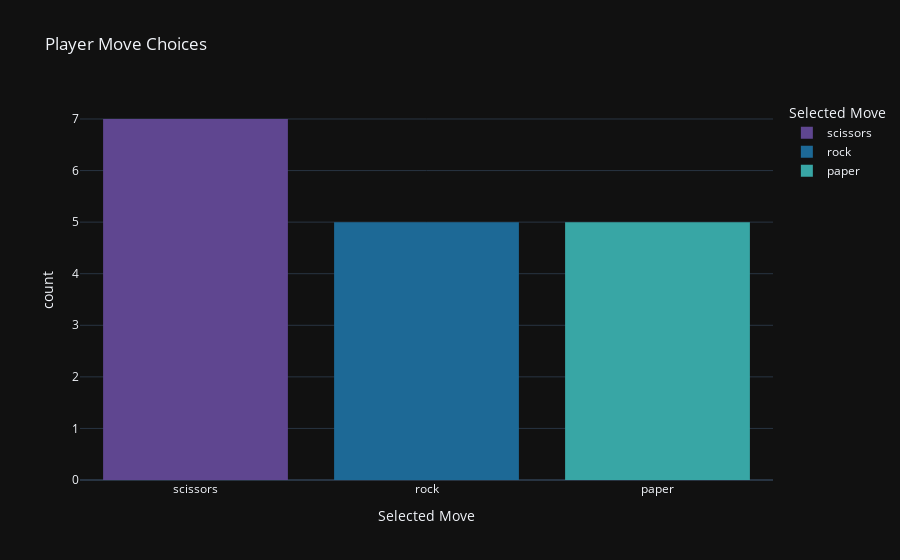

This figure's notebook cell:
### Code cell
# Plot df_history distributions of next_move
fig = px.histogram(df_history, x="next_move", color="next_move", title="Player Move Choices", labels=plotly_labels)
fig.show()

### Figure 1 — Plotly figure (JSON) as saved in the notebook; plotly's stock layout.template omitted (floating-point values rounded to 4 significant figures)
{"data": [{"alignmentgroup": "True", "bingroup": "x", "hovertemplate": "Selected Move=%{x}<br>count=%{y}<extra></extra>", "legendgroup": "scissors", "marker": {"color": "rgb(95, 70, 144)", "pattern": {"shape": ""}}, "name": "scissors", "offsetgroup": "scissors", "orientation": "v", "showlegend": true, "type": "histogram", "x": ["scissors", "scissors", "scissors", "scissors", "scissors", "scissors", "scissors"], "xaxis": "x", "yaxis": "y"}, {"alignmentgroup": "True", "bingroup": "x", "hovertemplate": "Selected Move=%{x}<br>count=%{y}<extra></extra>", "legendgroup": "rock", "marker": {"color": "rgb(29, 105, 150)", "pattern": {"shape": ""}}, "name": "rock", "offsetgroup": "rock", "orientation": "v", "showlegend": true, "type": "histogram", "x": ["rock", "rock", "rock", "rock", "rock"], "xaxis": "x", "yaxis": "y"}, {"alignmentgroup": "True", "bingroup": "x", "hovertemplate": "Selected Move=%{x}<br>count=%{y}<extra></extra>", "legendgroup": "paper", "marker": {"color": "rgb(56, 166, 165)", "pattern": {"shape": ""}}, "name": "paper", "offsetgroup": "paper", "orientation": "v", "showlegend": true, "type": "histogram", "x": ["paper", "paper", "paper", "paper", "paper"], "xaxis": "x", "yaxis": "y"}], "layout": {"barmode": "relative", "legend": {"title": {"text": "Selected Move"}, "tracegroupgap": 0}, "title": {"text": "Player Move Choices"}, "xaxis": {"anchor": "y", "categoryarray": ["scissors", "rock", "paper"], "categoryorder": "array", "domain": [0, 1], "title": {"text": "Selected Move"}}, "yaxis": {"anchor": "x", "domain": [0, 1], "title": {"text": "count"}}}}
